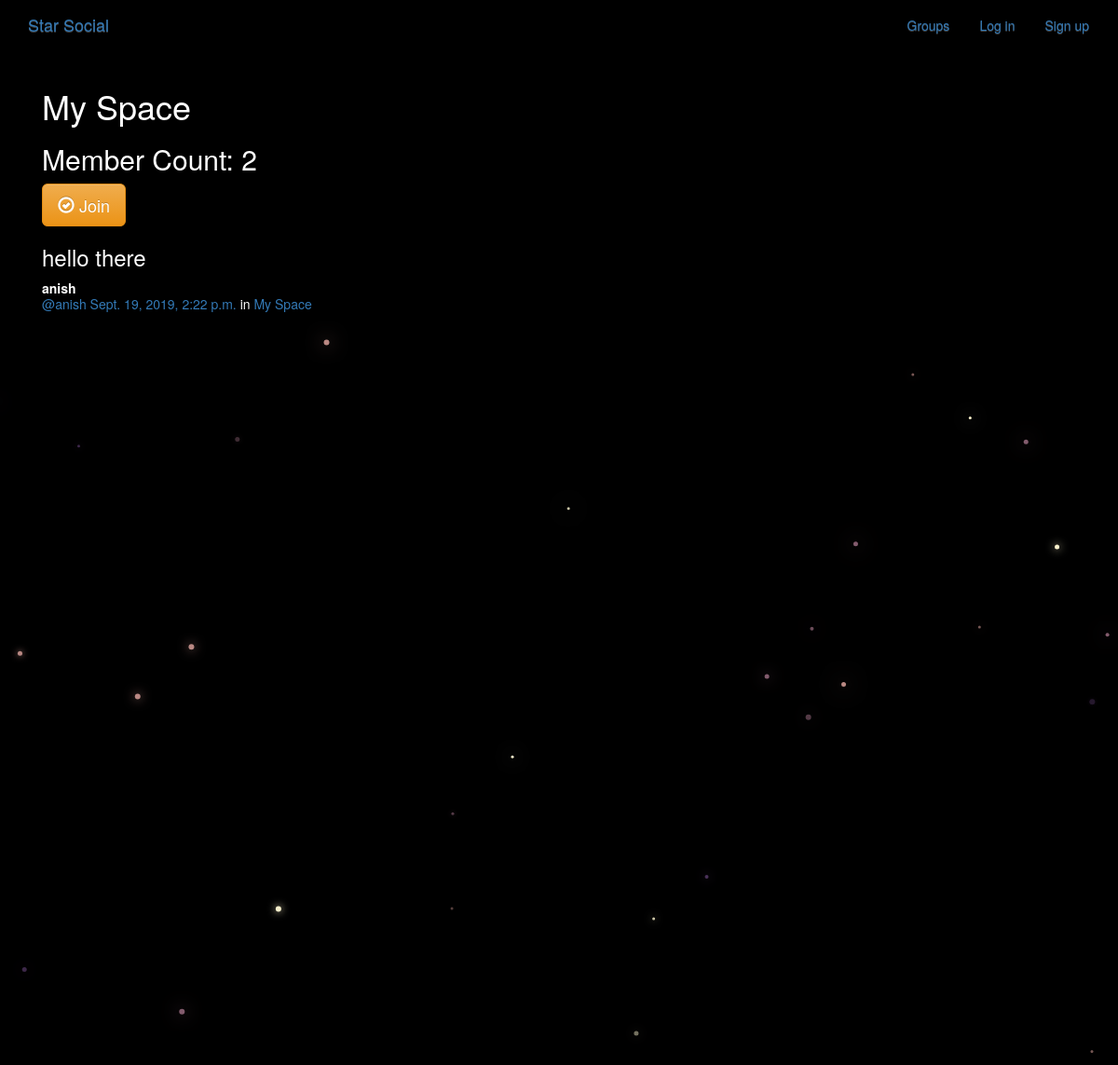
Screenshot of /groups/posts/in/my-space/ with the database file from the repository.
### groups/models.py (models this page shows, shortened)
class Group(models.Model):
    name = models.CharField(max_length=255, unique=True)
    slug = models.SlugField(allow_unicode=True, unique=True)
    description = models.TextField(blank=True, default='')
    description_html = models.TextField(editable=False, default='', blank=True)
    members = models.ManyToManyField(User, through="GroupMember")
    creator = models.IntegerField()
    class Meta:
        ordering = ["name"]

### posts/models.py (models this page shows, shortened)
class Post(models.Model):
    user = models.ForeignKey(User, related_name="posts",on_delete=models.CASCADE)
    created_at = models.DateTimeField(auto_now=True)
    message = models.TextField()
    message_html = models.TextField(editable=False)
    group = models.ForeignKey(Group, related_name="posts",null=True, blank=True,on_delete=models.CASCADE)
    class Meta:
        ordering = ["-created_at"]
        unique_together = ["user", "message"]

### groups/views.py (the view)
# urls.py: path('posts/in/<slug:slug>/',views.SingleGroup.as_view(), name='single'),
class SingleGroup(generic.DetailView):
    model = Group

### groups/templates/groups/group_detail.html (shortened to what this page needs)
{% extends "groups/group_base.html" %}
{% block pregroup %}
    <h1>{{group.name}}</h1>
    <h2> Member Count: {{group.members.count}}</h2>
    <div class="content">
        {% if user in group.members.all %}
            <a href="{% url 'groups:leave' slug=group.slug %}" class="btn btn-lg btn-fill btn-warning"><span class="glyphicon glyphicon-remove-circle"></span> Leave</a>
        {% else %}
            <a href="{% url 'groups:join' slug=group.slug %}" class="btn btn-lg btn-fill btn-warning"><span class="glyphicon glyphicon-ok-circle"></span> Join</a>
        {% endif %}
    </div>
{% endblock %}
{% block group_content %}
    <div class="col">
        {% if group.posts.count == 0 %}
            <h2>No posts in this group yet!</h2>
        {% else %}
            {% for post in group.posts.all %}
                {% include "posts/_post.html" %}
            {% endfor %}
        {% endif %}
    </div>
{% endblock %}

### posts/templates/posts/_post.html (shortened to what this page needs)
<div class="post media">
    <h3>{{ post.message_html|safe }}</h3>
    <div class="media-body">
        <strong>{{ post.user.username }}</strong>
        <h5 class="media-heading">
            <span class="username"><a href="{% url 'posts:for_user' username=post.user.username %}">@{{ post.user.username }}</a></span>
            <time class="time"><a href="{% url 'posts:single' username=post.user.username pk=post.pk %}">{{ post.created_at }}</a></time>
            {% if post.group %}
                <span class="group-name">in <a href="#">{{ post.group.name }}</a></span>
            {% endif %}
        </h5>
    </div>
</div>

### static/social/css/master.css (style rules this page uses)
html, body { margin: 0; overflow: hidden; background-color: black; color:white; }

### rows the page displays
Group: name "My Space", members.count "2"
Post: message_html "hello there", user.username "anish", created_at "Sept. 19, 2019, 2:22 p.m.", group.name "My Space"
